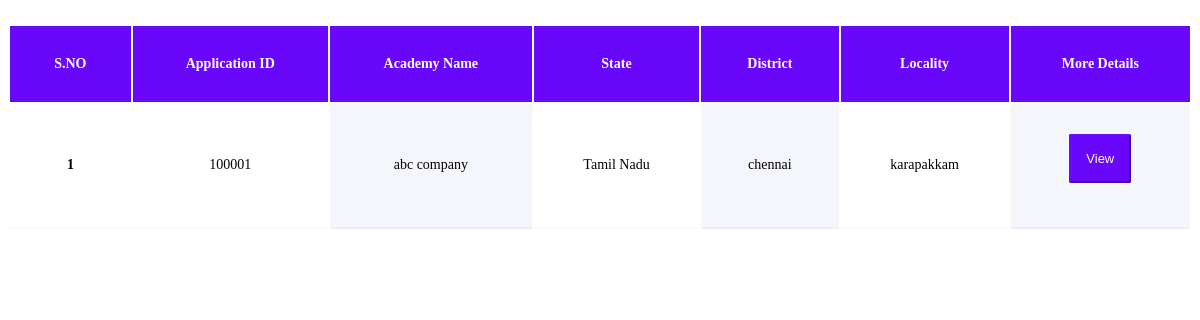
The page /admin/recently_applied.php on the database its author committed.
### tables this page shows
CREATE TABLE `application_details` (
  `KID` int(100) NOT NULL,
  `id` int(100) NOT NULL,
  `orgname` varchar(100) NOT NULL,
  `doornum` varchar(10) NOT NULL,
  `streetname` varchar(100) NOT NULL,
  `locality` varchar(50) NOT NULL,
  `district` varchar(50) NOT NULL,
  `pincode` varchar(10) NOT NULL,
  `state` varchar(25) NOT NULL,
  `phnum` varchar(20) NOT NULL,
  `faxnum` varchar(100) NOT NULL,
  `email` varchar(100) NOT NULL,
  `projectname` varchar(100) NOT NULL,
  `deadline` date NOT NULL,
  `air_name` varchar(100) NOT NULL,
  `air_location` varchar(100) NOT NULL,
  `air_distance` varchar(10) NOT NULL,
  `air_dist_km` varchar(10) NOT NULL,
  `rail_name` varchar(100) NOT NULL,
  `rail_location` varchar(100) NOT NULL,
  `rail_distance` varchar(10) NOT NULL,
  `rail_dist_km` varchar(10) NOT NULL,
  `bus_name` varchar(100) NOT NULL,
  `bus_location` varchar(100) NOT NULL,
  `bus_distance` varchar(10) NOT NULL,
  `bus_dist_km` varchar(10) NOT NULL,
  `landowner` varchar(100) NOT NULL,
  `ready` varchar(100) NOT NULL,
  `utilities1` varchar(10) NOT NULL,
  `utilities2` varchar(10) NOT NULL,
  `utilities3` varchar(10) NOT NULL,
  `estimation` varchar(100) NOT NULL,
  `evidence` varchar(100) NOT NULL,
  `quotation` varchar(100) NOT NULL,
  `schematic_plan` varchar(100) NOT NULL,
  `centre_share` varchar(1000) NOT NULL,
  `scope` varchar(1000) NOT NULL,
  `plan` varchar(1000) NOT NULL,
  `methods` varchar(1000) NOT NULL,
  `facility` varchar(1000) NOT NULL,
  `oppurtinity` varchar(1000) NOT NULL,
  `no_of_centre` varchar(10) NOT NULL,
  `availability` varchar(1000) NOT NULL,
  `no_of_players` varchar(100) NOT NULL,
  `user_base` varchar(1000) NOT NULL,
  `need` varchar(1000) NOT NULL,
  `situation_disaster` varchar(1000) NOT NULL,
  `participation` varchar(1000) NOT NULL,
  `boost` varchar(1000) NOT NULL,
  `benefits` varchar(1000) NOT NULL,
  `gender_equality` varchar(1000) NOT NULL,
  `sports_category` varchar(100) NOT NULL,
  `acknowledgement` varchar(100) NOT NULL,
  `status` int(10) NOT NULL
);

### security/decryption.php (called while the page is built, shortened)
<?php
    function decryption($input){
        $encrypted=$input;
        $a="ABCDEFGHIJKLMNOPQRSTUVWXYZabcdefghijklmnopqrstuvwxyz1234567890!@#$%^&*()_-+={}[]:;<'>,.?/| ";
        $y=0;
        $decrypted="";
        $z="";
        for($i=0;$i<strlen($a);$i++){
            if(substr($encrypted,0,1)==substr($a,$i,1)){
                $y=$i;
            }
        }
        for($i=$y;$i<91;$i++){
            $z=$z.substr($a,$i,1);
        }
        for($j=0;$j<$y;$j++){
            $z=$z.substr($a,$j,1);
        }
        for($j=1;$j<strlen($encrypted);$j++){
            for($k=0;$k<strlen($z);$k++){
                if(substr($encrypted,$j,1)==substr($z,$k,1)){
                    $decrypted=$decrypted.substr($a,$k,1);
                }
            }
        }
        return $decrypted;
    }
?>

### admin/recently_applied.php (the view, shortened to what this page needs)
<div class="container">
            <div class="row">
				<div class="table-wrap">
                        <table class="table">
                            <thead class="thead-primary">
                                <tr>
                                    <th>S.NO</th>
                                    <th>Application ID</th>
                                    <th>Academy Name</th>
                                    <th>State</th>
                                    <th>District</th>
                                    <th>Locality</th>
                                    <th>More Details</th>
                                </tr>
                            </thead>
                                <?php
                                include '../security/decryption.php';
                                $servername = "localhost";
                                $username = "root";
                                $password = "";
                                $dbname = "kheloindia";
                                $conn = new mysqli($servername, $username, $password, $dbname);
                                $sql = "SELECT * FROM application_details where status='0';";
                                $result = $conn->query($sql);
                                $count=1;
                                if ($result->num_rows > 0) {
                                    while($row = $result->fetch_assoc()) {
                                        echo "
                                        <tbody>
                                            <tr>
                                                <th>".$count."</th>
                                                <td>".$row['id']."</td>
                                                <td>".decryption($row['orgname'])."</td>
                                                <td>".$row['state']."</td>
                                                <td>".$row['district']."</td>
                                                <td>".$row['locality']."</td>
                                                <td>
                                                    <form id='cap-form' action='view_user.php' method='post' name='form' enctype='multipart/form-data'>
                                                        <input type='text' name='id' value='".$row['id']."' hidden>
                                                        <input class='btn btn-primary' type='submit' value='View' name='submit' />
                                                    </form>
                                                </td>
                                            </tr>
                                        </tbody>
                                        ";
                                        $count+=1;
                                    }
                                }
                                ?>
                        </table>
                    </div>
            </div>
        </div>

### admin/recently_applied.php (style rules this page uses)
.table-wrap { overflow-x: scroll }
.table { min-width: 1000px !important; width: 100%; background: #fff; -webkit-box-shadow: 0 5px 12px -12px rgba(0, 0, 0, .29); -moz-box-shadow: 0 5px 12px -12px rgba(0, 0, 0, .29); box-shadow: 0 5px 12px -12px rgba(0, 0, 0, .29); text-align: center; }
.table thead.thead-primary { background: #6807f9 }
.table thead th { border: none; padding: 30px; font-size: 14px; color: #fff }
.table tbody tr { margin-bottom: 10px }
.table tbody th, .table tbody td { border: none; padding: 30px; font-size: 14px; background: #fff; vertical-align: middle; border-bottom: 2px solid #f8f9fd }
@media (min-width:768px) { .table tbody td:nth-child(odd) { background: #f4f6fc; border-bottom: 2px solid #eceffa } }
.btn { padding: 15px; cursor: pointer; border-width: 2px; border-radius: 2px; -webkit-box-shadow: none !important; box-shadow: none !important; font-size: 13px; font-weight: 500; -webkit-box-shadow: 0 10px 20px -6px rgba(0, 0, 0, .12); -moz-box-shadow: 0 10px 20px -6px rgba(0, 0, 0, .12); box-shadow: 0 10px 20px -6px rgba(0, 0, 0, .12) }
.btn.btn-primary { background: #6807f9; border-color: #6807f9; color: #fff }
.row { margin-top:2%; }

### rows shown on the page
application_details: id "100001", orgname "abc company", state "Tamil Nadu", district "chennai", locality "karapakkam"
